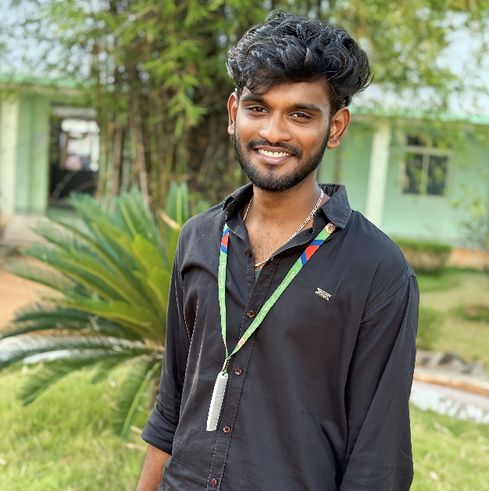
#> input picture FaceDetect/Sailesh.png, 489 x 491 px, shrunk from 626 x 629 before the run
$ python Face.py
#> lines starting #> are read from the running program, lines starting #| are printed output that depends on the picture; after the words box and inside, x2 and y2 are one past the last pixel; in counts of white or black regions, pixels touching at a corner belong together
import cv2
import numpy as np
import matplotlib.pyplot as plt

sailesh = cv2.imread('Sailesh.png',0)
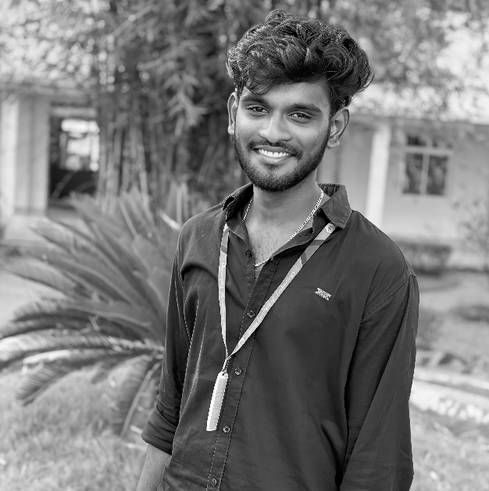
#> sailesh: shape (491, 489); min 0, max 255, mean 121.6
sailesh2 = cv2.imread('19.JPG',0)
grp_img = cv2.imread('grp.jpg',0) #perfect ah intha img tha face ah detect ah pannuthu
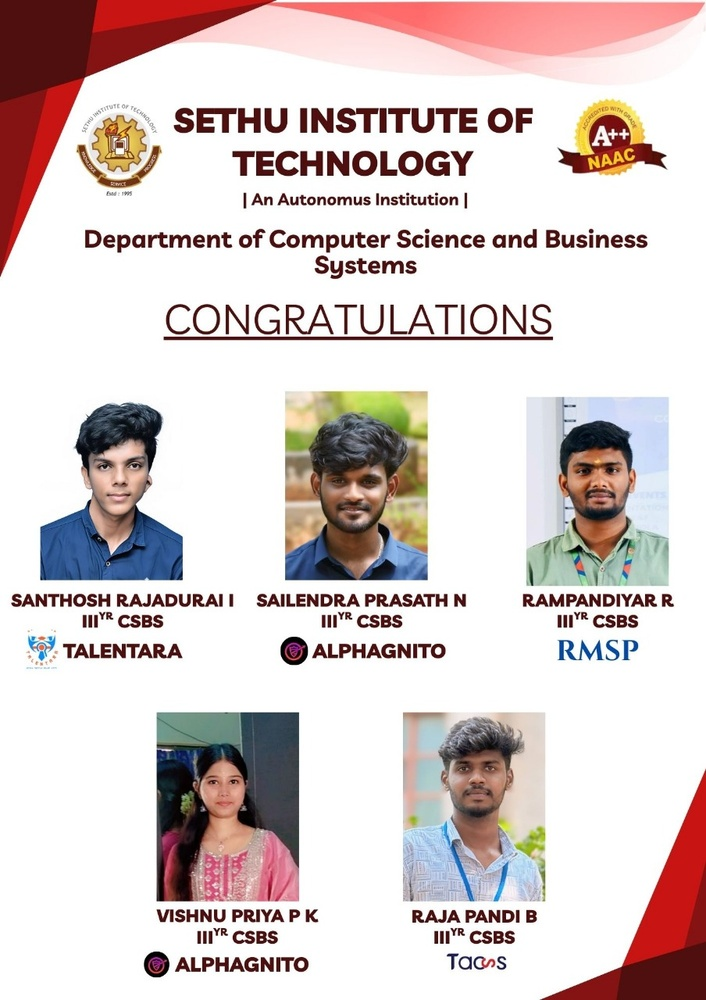
#> input picture FaceDetect/Grp.jpg, 706 x 1000 px, shrunk from 904 x 1280 before the run, found by its file name
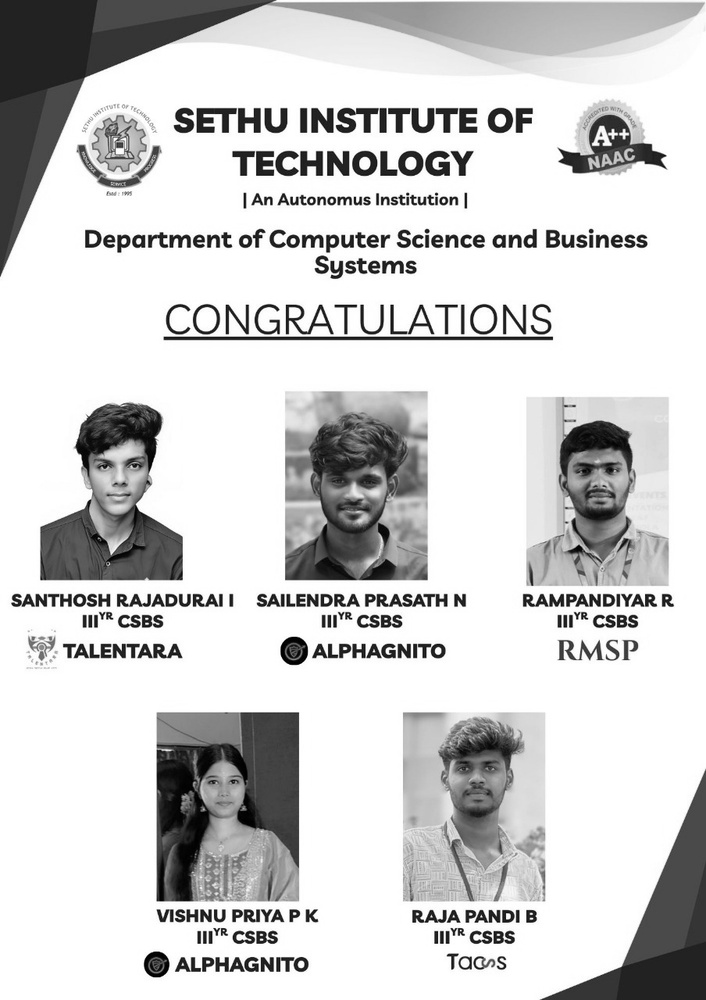
#> grp_img: shape (1000, 706); min 0, max 255, mean 208.9

face_cascade = cv2.CascadeClassifier('haarcascade_frontalface_default.xml')

def Detect_Face(img):
    face_img = img.copy()
    face_rects = face_cascade.detectMultiScale(face_img)
#> face_rects = [[195, 761, 57, 57], [84, 437, 74, 74], [442, 742, 70, 70], [557, 438, 80, 80], [312, 450, 82, 82]]

    for (x, y, w, h) in face_rects:
        cv2.rectangle(face_img, (x, y), (x + w, y + h), (255, 255, 255), 10)
#> this loop made 5 passes
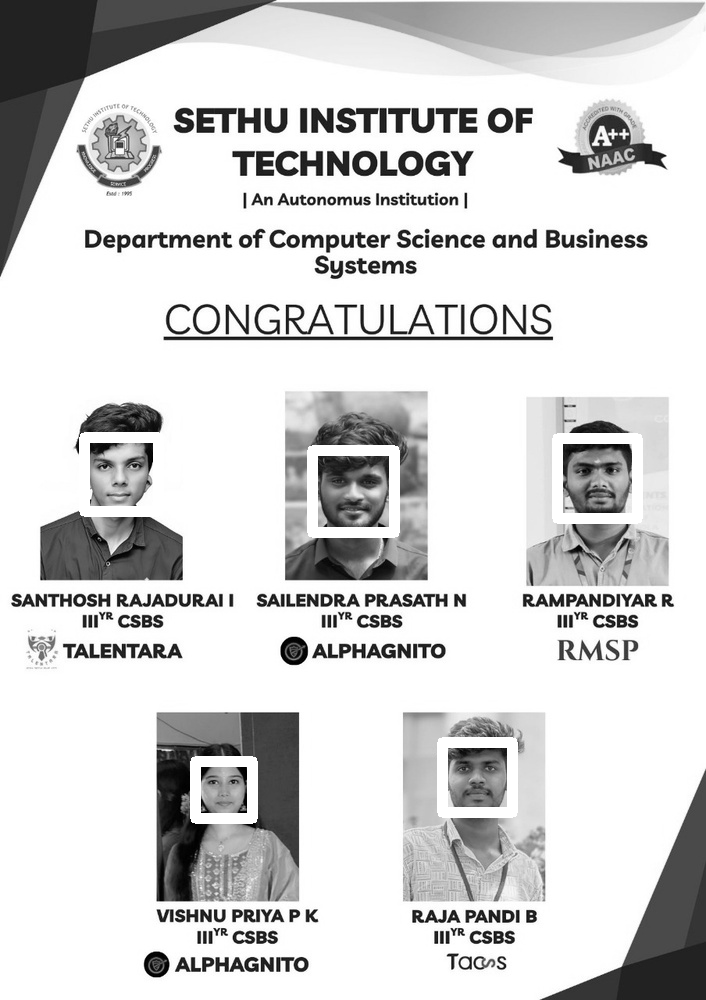
#> face_img: shape (1000, 706); 2.2% of pixels changed, all inside (x1, y1, x2, y2) = (79, 432, 643, 824)
    return face_img
def adj_Detect_Face(img):
#> (the run stopped early here; a loop or call above may not have finished)
